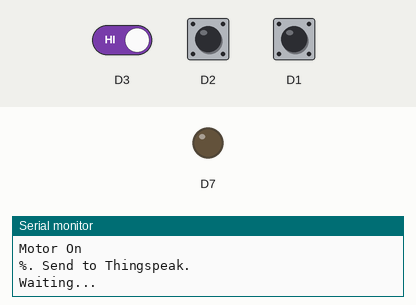
Simulated run of this sketch. Board: ESP8266 (NodeMCU). Parts: output pins drawn as LEDs (lit = HIGH), the last lines printed to the serial monitor. The test bench sets the inputs (shaded band); at power-on: D3 HIGH, D2 HIGH, D1 HIGH. WiFi joins after 1.5 s; servers stay silent unless stated.

Above: at 2.7 s.
2.8 s: D3 driven LOW
At 12.0 s:
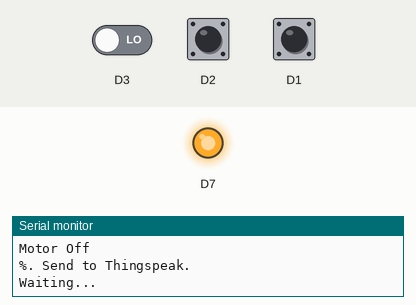
Timing chart, 0 to 13.5 s (numbered marks = the images above; inputs shaded):
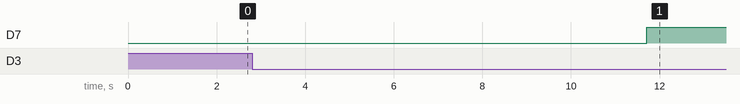

The sketch:

nodeDHTPIN.ino
```cpp
// Hardware: NodeMCU,DHT11

#include <DHT.h>  // Including library for dht

#include <ESP8266WiFi.h>

String apiKey = "kZ2772LJA165KP6U0";     //  Enter your Write API key from ThingSpeak

const char *ssid =  "yesh";     // replace with your wifi ssid and wpa2 key
const char *pass =  "ABCD#123";
const char* server = "api.thingspeak.com";

#define DHTPIN D5          //pin where the dht11 is connected

DHT dht(DHTPIN, DHT11);
int level=0;
WiFiClient client;

void setup()
{
       Serial.begin(115200);
       delay(10);
       dht.begin();

  pinMode(D1, INPUT);
  pinMode(D2,INPUT );
  pinMode(D3, INPUT);
  pinMode(D7,OUTPUT );
       Serial.println("Connecting to ");
       Serial.println(ssid);


       WiFi.begin(ssid, pass);

      while (WiFi.status() != WL_CONNECTED)
     {
            delay(500);
            Serial.print(".");
     }
      Serial.println("");
      Serial.println("WiFi connected");

}

void loop()
{

      float l1 = digitalRead(D1);
      float l2 = digitalRead(D2);

      float l3 = digitalRead(D3);
      if(l1==LOW)
      level=1;
      else
      level=level;
      if(l2==LOW)
      level=2;
      else
      level=level;
    if(l3==LOW)
      level=3;
      else
      level=level;
                Serial.println(level);
             if(level==3)
                    {
                                      Serial.println("Motor Off");
                                      digitalWrite(D7,HIGH);
                    }
                    else
                    {
                      Serial.println("Motor On");
                                      digitalWrite(D7,LOW);
                      }


                         if (client.connect(server,80))   //   "184.106.153.149" or api.thingspeak.com
                      {

                             String postStr = apiKey;
                             postStr +="&field1=";
                             postStr += String(level);

                             postStr += "\r\n\r\n";

                             client.print("POST /update HTTP/1.1\n");
                             client.print("Host: api.thingspeak.com\n");
                             client.print("Connection: close\n");
                             client.print("X-THINGSPEAKAPIKEY: "+apiKey+"\n");
                             client.print("Content-Type: application/x-www-form-urlencoded\n");
                             client.print("Content-Length: ");
                             client.print(postStr.length());
                             client.print("\n\n");
                             client.print(postStr);

//                             Serial.print("Fire: ");
//                             Serial.print(t);
//                             Serial.print("  Gas: ");
//                             Serial.print(h);
//                             Serial.print("     IR:      ");
//                             Serial.print(ir);
                             Serial.println("%. Send to Thingspeak.");
                        }
          client.stop();

          Serial.println("Waiting...");

  // thingspeak needs minimum 15 sec delay between updates, i've set it to 30 seconds
  delay(10000);
}
```

Measured:
- after the input at 2.8 s, D7: LOW → HIGH after 8.9 s
